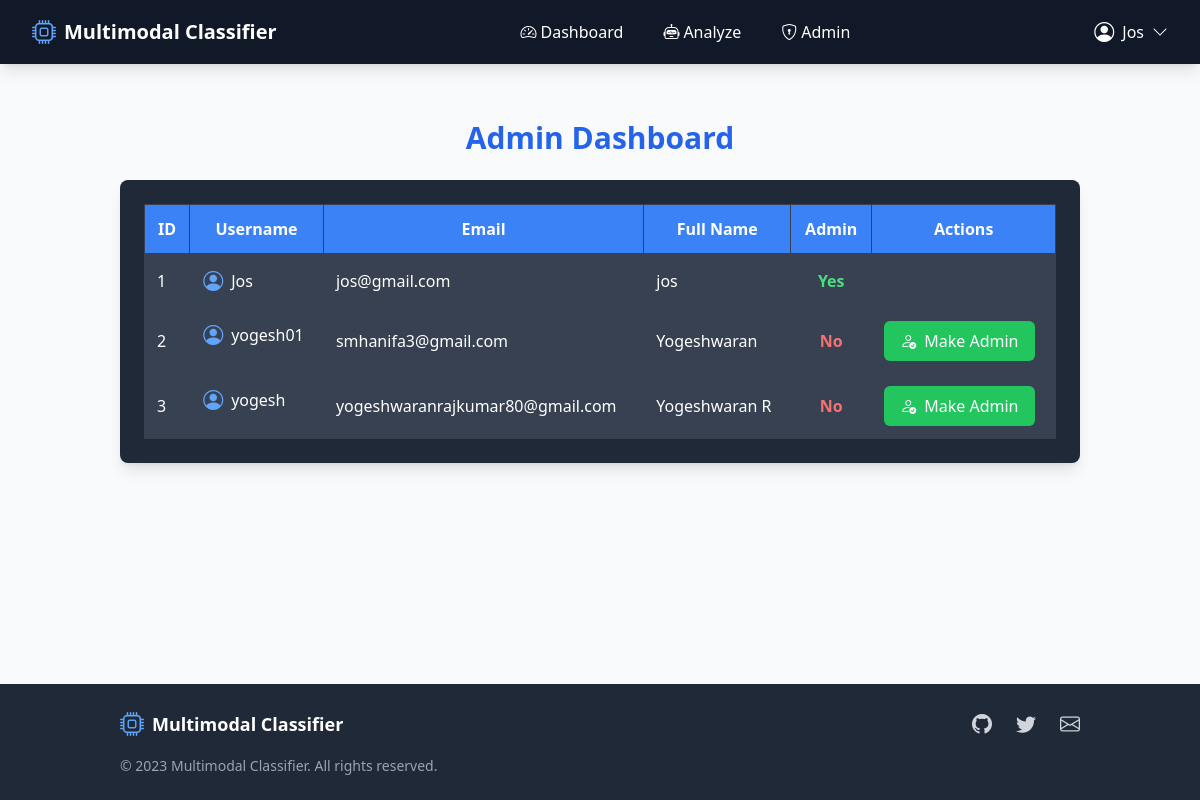
The page /admin (signed in) on the database its author committed.
### app.py (models this page shows, shortened)
class User(db.Model):
    id = db.Column(db.Integer, primary_key=True)
    username = db.Column(db.String(80), unique=True, nullable=False)
    email = db.Column(db.String(120), unique=True, nullable=False)
    password_hash = db.Column(db.String(128))
    full_name = db.Column(db.String(120))
    is_admin = db.Column(db.Boolean, default=False)
    email_notifications_enabled = db.Column(db.Boolean, default=True)

### app.py (the view)
@app.route('/admin')
@login_required
def admin():
    if not session.get('is_admin'):
        flash('You do not have permission to access this page', 'danger')
        return redirect(url_for('dashboard'))
    users = User.query.all()
    return render_template('admin.html', users=users)

### app.py (called while the page is built)
def login_required(f):
    @wraps(f)
    def decorated_function(*args, **kwargs):
        if 'user_id' not in session:
            flash('Please log in to access this page.', 'danger')
            return redirect(url_for('login'))
        return f(*args, **kwargs)
    return decorated_function

### templates/admin.html
{% extends "base.html" %}
{% block content %}
<h2 class="text-3xl font-bold text-center text-blue-600 my-6">Admin Dashboard</h2>
<div class="overflow-x-auto bg-gray-800 p-6 rounded-lg shadow-lg">
    <table class="w-full table-auto border-collapse border border-gray-700 text-white">
        <thead class="bg-blue-500 text-white">
            <tr>
                <th class="p-3 border border-gray-700">ID</th>
                <th class="p-3 border border-gray-700">Username</th>
                <th class="p-3 border border-gray-700">Email</th>
                <th class="p-3 border border-gray-700">Full Name</th>
                <th class="p-3 border border-gray-700">Admin</th>
                <th class="p-3 border border-gray-700">Actions</th>
            </tr>
        </thead>
        <tbody>
            {% for user in users %}
            <tr class="bg-gray-700 hover:bg-gray-600 transition">
                <td class="p-3 border border-gray-700">{{ user.id }}</td>
                <td class="p-3 border border-gray-700 flex items-center gap-2">
                    <i class="bi bi-person-circle text-xl text-blue-400"></i> {{ user.username }}
                </td>
                <td class="p-3 border border-gray-700">{{ user.email }}</td>
                <td class="p-3 border border-gray-700">{{ user.full_name or '' }}</td>
                <td class="p-3 border border-gray-700 text-center">
                    {% if user.is_admin %}
                        <span class="text-green-400 font-bold">Yes</span>
                    {% else %}
                        <span class="text-red-400 font-bold">No</span>
                    {% endif %}
                </td>
                <td class="p-3 border border-gray-700 text-center">
                    {% if not user.is_admin %}
                        <form action="{{ url_for('make_admin', user_id=user.id) }}" method="POST" class="inline">
                            <button type="submit" class="bg-green-500 text-white px-4 py-2 rounded-md hover:bg-green-600 transition flex items-center gap-2">
                                <i class="bi bi-person-check"></i> Make Admin
                            </button>
                        </form>
                    {% endif %}
                </td>
            </tr>
            {% endfor %}
        </tbody>
    </table>
</div>
{% endblock %}

### templates/base.html (shortened to what this page needs)
<!DOCTYPE html>
<html lang="en">
<head>
    <script src="https://cdn.tailwindcss.com"></script>
    <link rel="stylesheet" href="https://cdn.jsdelivr.net/npm/bootstrap-icons@1.11.3/font/bootstrap-icons.min.css">
</head>
<body class="bg-gray-50 min-h-screen flex flex-col">
    <nav class="bg-gray-900 text-white shadow-lg">
        <div class="max-w-7xl mx-auto px-4 sm:px-6 lg:px-8">
            <div class="flex justify-between h-16">
                <div class="flex items-center">
                    <a href="{{ url_for('home') }}" class="flex items-center space-x-2">
                        <i class="bi bi-cpu text-blue-400 text-2xl"></i>
                        <span class="text-xl font-bold text-white">Multimodal Classifier</span>
                    </a>
                </div>
                <div class="hidden md:flex items-center space-x-4">
                    {% if 'user_id' in session %}
                        <a href="{{ url_for('dashboard') }}" class="nav-link-hover px-3 py-2 rounded-md flex items-center space-x-1">
                            <i class="bi bi-speedometer2"></i>
                            <span>Dashboard</span>
                        </a>
                        <a href="{{ url_for('analyze') }}" class="nav-link-hover px-3 py-2 rounded-md flex items-center space-x-1">
                            <i class="bi bi-robot"></i>
                            <span>Analyze</span>
                        </a>
                        {% if session['is_admin'] %}
                            <a href="{{ url_for('admin') }}" class="nav-link-hover px-3 py-2 rounded-md flex items-center space-x-1">
                                <i class="bi bi-shield-lock"></i>
                                <span>Admin</span>
                            </a>
                        {% endif %}
                    {% endif %}
                </div>
                <div class="hidden md:flex items-center space-x-4">
                    {% if 'user_id' in session %}
                        <div class="relative dropdown">
                            <button class="flex items-center space-x-2 focus:outline-none">
                                <i class="bi bi-person-circle text-xl"></i>
                                <span>{{ session['username'] }}</span>
                                <i class="bi bi-chevron-down"></i>
                            </button>
                        </div>
                    {% endif %}
                </div>
            </div>
        </div>
    </nav>
    <main class="flex-grow container mx-auto px-4 sm:px-6 lg:px-8 py-8">
        {% block content %}{% endblock %}
    </main>
    <footer class="bg-gray-800 text-white py-6">
        <div class="container mx-auto px-4 sm:px-6 lg:px-8">
            <div class="flex flex-col md:flex-row justify-between items-center">
                <div class="flex items-center space-x-2 mb-4 md:mb-0">
                    <i class="bi bi-cpu text-blue-400 text-2xl"></i>
                    <span class="text-lg font-semibold">Multimodal Classifier</span>
                </div>
                <div class="flex space-x-6">
                    <a href="#" class="text-gray-300 hover:text-white">
                        <i class="bi bi-github text-xl"></i>
                    </a>
                    <a href="#" class="text-gray-300 hover:text-white">
                        <i class="bi bi-twitter text-xl"></i>
                    </a>
                    <a href="#" class="text-gray-300 hover:text-white">
                        <i class="bi bi-envelope text-xl"></i>
                    </a>
                </div>
            </div>
            <div class="mt-4 text-center md:text-left text-gray-400 text-sm">
                &copy; 2023 Multimodal Classifier. All rights reserved.
            </div>
        </div>
    </footer>
</body>
</html>

### rows shown on the page
User: id "1", username "Jos", email "jos@gmail.com", full_name "jos", is_admin "Yes"
User: id "2", username "yogesh01", email "smhanifa3@gmail.com", full_name "Yogeshwaran", is_admin "No"
User: id "3", username "yogesh", email "yogeshwaranrajkumar80@gmail.com", full_name "Yogeshwaran R", is_admin "No"

### other values the page prints
{{ session['username'] }} "Jos"
